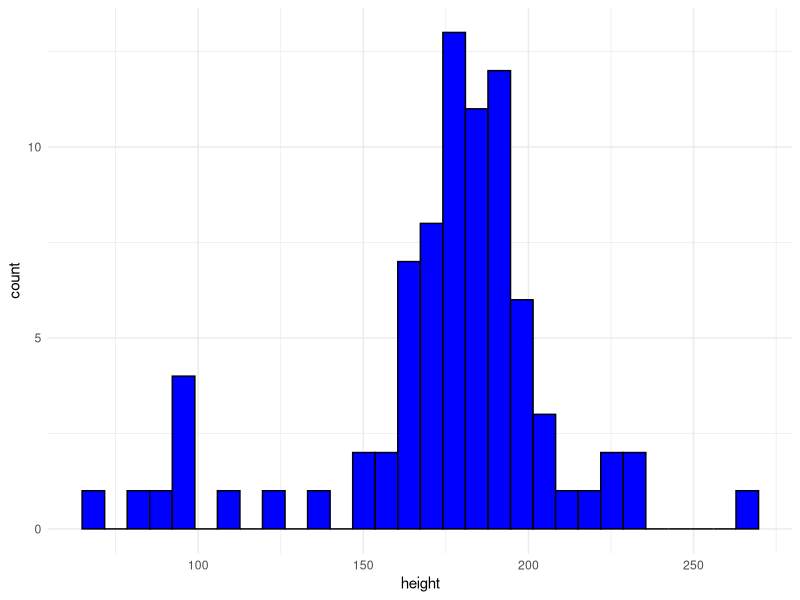
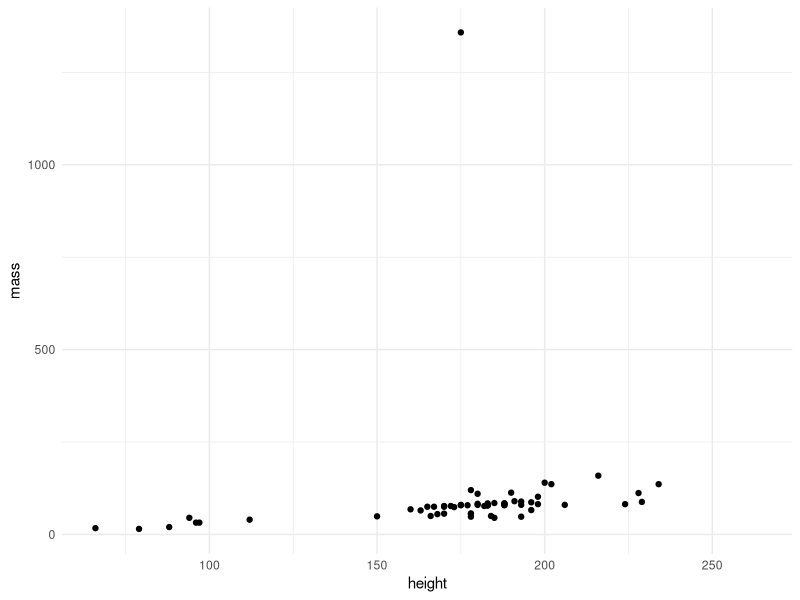

The R script that drew these images, in order:
## ---- chunk 1
library(tidyverse)
## ---- chunk 2
head(starwars)

names(starwars)

dim(starwars)
## ---- chunk 3
ggplot(data = starwars, aes(x = height)) + geom_histogram(fill = "blue", color = "black") + theme_minimal()
## ---- chunk 4
ggplot(data = starwars, aes(x = height, y = mass)) + geom_point() + theme_minimal()
